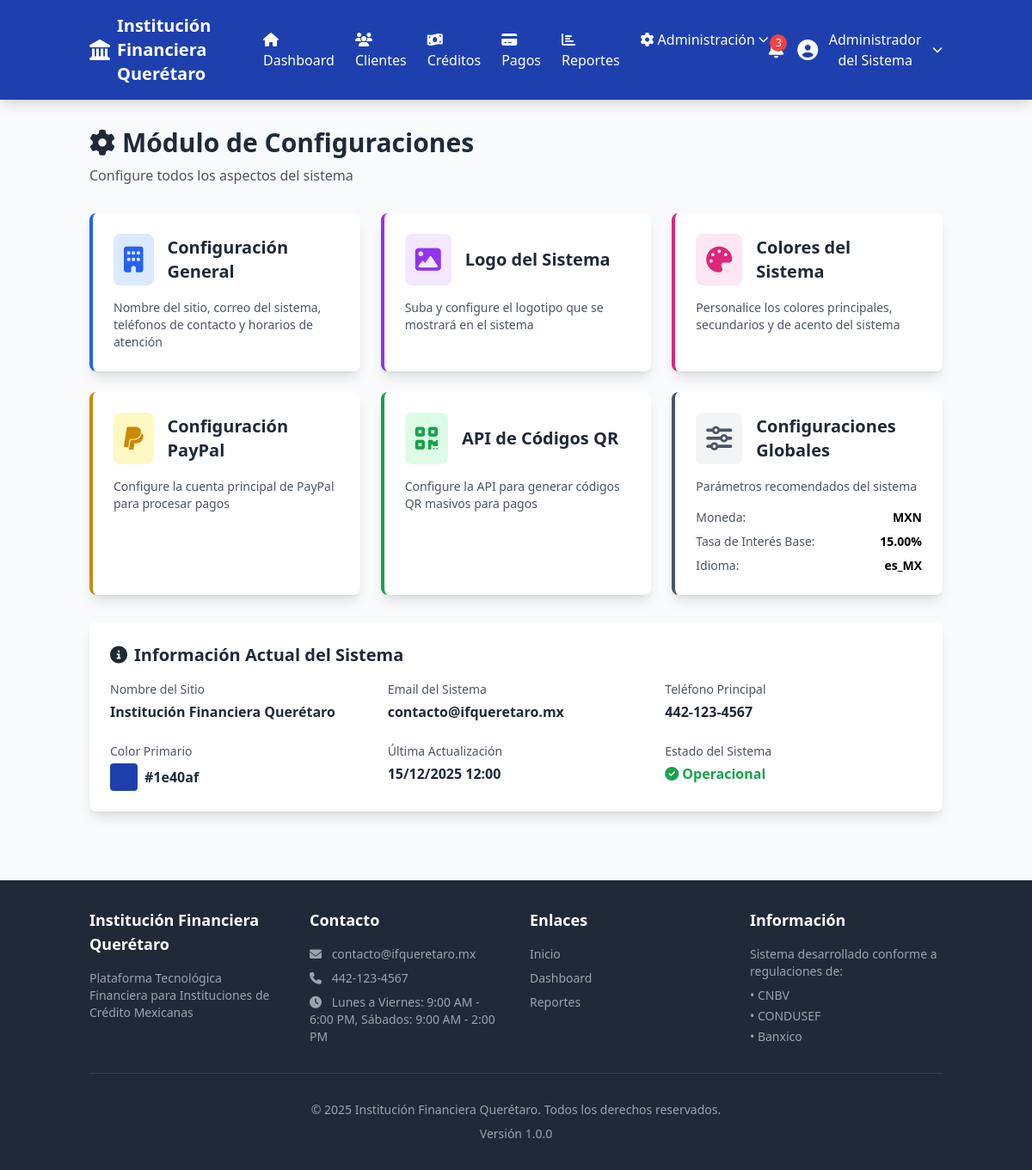
Page /configuracion (signed in) on the committed database.
### tables this page shows
CREATE TABLE IF NOT EXISTS configuracion (
    id INT AUTO_INCREMENT PRIMARY KEY,
    nombre_sitio VARCHAR(255) DEFAULT 'Plataforma Financiera Mexicana',
    logo_url VARCHAR(500) DEFAULT NULL,
    email_sistema VARCHAR(255) DEFAULT 'info@plataformafinanciera.mx',
    telefono_contacto VARCHAR(50) DEFAULT NULL,
    telefono_secundario VARCHAR(50) DEFAULT NULL,
    horario_atencion TEXT DEFAULT NULL,
    color_primario VARCHAR(7) DEFAULT '#1e40af',
    color_secundario VARCHAR(7) DEFAULT '#3b82f6',
    color_acento VARCHAR(7) DEFAULT '#06b6d4',
    paypal_email VARCHAR(255) DEFAULT NULL,
    paypal_client_id VARCHAR(500) DEFAULT NULL,
    paypal_secret VARCHAR(500) DEFAULT NULL,
    api_qr_key VARCHAR(500) DEFAULT NULL,
    api_qr_url VARCHAR(500) DEFAULT NULL,
    moneda_default VARCHAR(3) DEFAULT 'MXN',
    idioma_default VARCHAR(5) DEFAULT 'es_MX',
    tasa_interes_default DECIMAL(5,2) DEFAULT 15.00,
    created_at TIMESTAMP DEFAULT CURRENT_TIMESTAMP,
    updated_at TIMESTAMP DEFAULT CURRENT_TIMESTAMP ON UPDATE CURRENT_TIMESTAMP
);

### views/configuracion/index.php (the view)
<?php
$stmt = Database::getInstance()->query("SELECT * FROM configuracion WHERE id = 1");
$config = $stmt->fetch() ?: [];
require_once VIEWS_PATH . 'layouts/header.php';
?>
<div class="container mx-auto px-4">
    <div class="mb-8">
        <h1 class="text-3xl font-bold text-gray-800 mb-2">
            <i class="fas fa-cog mr-2"></i>Módulo de Configuraciones
        </h1>
        <p class="text-gray-600">Configure todos los aspectos del sistema</p>
    </div>
    <div class="grid grid-cols-1 md:grid-cols-2 lg:grid-cols-3 gap-6">
        <a href="<?php echo BASE_URL; ?>/configuracion/general" class="bg-white rounded-lg shadow-lg p-6 hover:shadow-xl transition duration-200 border-l-4 border-blue-600">
            <div class="flex items-center mb-4">
                <div class="bg-blue-100 p-3 rounded-lg">
                    <i class="fas fa-building text-3xl text-blue-600"></i>
                </div>
                <h3 class="text-xl font-bold text-gray-800 ml-4">Configuración General</h3>
            </div>
            <p class="text-gray-600 text-sm">
                Nombre del sitio, correo del sistema, teléfonos de contacto y horarios de atención
            </p>
        </a>
        <a href="<?php echo BASE_URL; ?>/configuracion/logo" class="bg-white rounded-lg shadow-lg p-6 hover:shadow-xl transition duration-200 border-l-4 border-purple-600">
            <div class="flex items-center mb-4">
                <div class="bg-purple-100 p-3 rounded-lg">
                    <i class="fas fa-image text-3xl text-purple-600"></i>
                </div>
                <h3 class="text-xl font-bold text-gray-800 ml-4">Logo del Sistema</h3>
            </div>
            <p class="text-gray-600 text-sm">
                Suba y configure el logotipo que se mostrará en el sistema
            </p>
        </a>
        <a href="<?php echo BASE_URL; ?>/configuracion/colores" class="bg-white rounded-lg shadow-lg p-6 hover:shadow-xl transition duration-200 border-l-4 border-pink-600">
            <div class="flex items-center mb-4">
                <div class="bg-pink-100 p-3 rounded-lg">
                    <i class="fas fa-palette text-3xl text-pink-600"></i>
                </div>
                <h3 class="text-xl font-bold text-gray-800 ml-4">Colores del Sistema</h3>
            </div>
            <p class="text-gray-600 text-sm">
                Personalice los colores principales, secundarios y de acento del sistema
            </p>
        </a>
        <a href="<?php echo BASE_URL; ?>/configuracion/paypal" class="bg-white rounded-lg shadow-lg p-6 hover:shadow-xl transition duration-200 border-l-4 border-yellow-600">
            <div class="flex items-center mb-4">
                <div class="bg-yellow-100 p-3 rounded-lg">
                    <i class="fab fa-paypal text-3xl text-yellow-600"></i>
                </div>
                <h3 class="text-xl font-bold text-gray-800 ml-4">Configuración PayPal</h3>
            </div>
            <p class="text-gray-600 text-sm">
                Configure la cuenta principal de PayPal para procesar pagos
            </p>
        </a>
        <a href="<?php echo BASE_URL; ?>/configuracion/apiQr" class="bg-white rounded-lg shadow-lg p-6 hover:shadow-xl transition duration-200 border-l-4 border-green-600">
            <div class="flex items-center mb-4">
                <div class="bg-green-100 p-3 rounded-lg">
                    <i class="fas fa-qrcode text-3xl text-green-600"></i>
                </div>
                <h3 class="text-xl font-bold text-gray-800 ml-4">API de Códigos QR</h3>
            </div>
            <p class="text-gray-600 text-sm">
                Configure la API para generar códigos QR masivos para pagos
            </p>
        </a>
        <div class="bg-white rounded-lg shadow-lg p-6 border-l-4 border-gray-600">
            <div class="flex items-center mb-4">
                <div class="bg-gray-100 p-3 rounded-lg">
                    <i class="fas fa-sliders-h text-3xl text-gray-600"></i>
                </div>
                <h3 class="text-xl font-bold text-gray-800 ml-4">Configuraciones Globales</h3>
            </div>
            <p class="text-gray-600 text-sm mb-4">
                Parámetros recomendados del sistema
            </p>
            <div class="space-y-2 text-sm">
                <div class="flex justify-between">
                    <span class="text-gray-600">Moneda:</span>
                    <span class="font-semibold"><?php echo $config['moneda_default'] ?? 'MXN'; ?></span>
                </div>
                <div class="flex justify-between">
                    <span class="text-gray-600">Tasa de Interés Base:</span>
                    <span class="font-semibold"><?php echo $config['tasa_interes_default'] ?? 15.00; ?>%</span>
                </div>
                <div class="flex justify-between">
                    <span class="text-gray-600">Idioma:</span>
                    <span class="font-semibold"><?php echo $config['idioma_default'] ?? 'es_MX'; ?></span>
                </div>
            </div>
        </div>
    </div>
    <div class="mt-8 bg-white rounded-lg shadow-lg p-6">
        <h3 class="text-xl font-bold text-gray-800 mb-4">
            <i class="fas fa-info-circle mr-2"></i>Información Actual del Sistema
        </h3>
        <div class="grid grid-cols-1 md:grid-cols-2 lg:grid-cols-3 gap-6">
            <div>
                <p class="text-sm text-gray-600 mb-1">Nombre del Sitio</p>
                <p class="font-semibold text-gray-800"><?php echo htmlspecialchars($config['nombre_sitio'] ?? SITE_NAME); ?></p>
            </div>
            <div>
                <p class="text-sm text-gray-600 mb-1">Email del Sistema</p>
                <p class="font-semibold text-gray-800"><?php echo htmlspecialchars($config['email_sistema'] ?? SITE_EMAIL); ?></p>
            </div>
            <div>
                <p class="text-sm text-gray-600 mb-1">Teléfono Principal</p>
                <p class="font-semibold text-gray-800"><?php echo htmlspecialchars($config['telefono_contacto'] ?? 'No configurado'); ?></p>
            </div>
            <div>
                <p class="text-sm text-gray-600 mb-1">Color Primario</p>
                <div class="flex items-center">
                    <div class="w-8 h-8 rounded mr-2" style="background-color: <?php echo $config['color_primario'] ?? '#1e40af'; ?>"></div>
                    <span class="font-semibold text-gray-800"><?php echo $config['color_primario'] ?? '#1e40af'; ?></span>
                </div>
            </div>
            <div>
                <p class="text-sm text-gray-600 mb-1">Última Actualización</p>
                <p class="font-semibold text-gray-800">
                    <?php echo isset($config['updated_at']) ? date('d/m/Y H:i', strtotime($config['updated_at'])) : 'N/A'; ?>
                </p>
            </div>
            <div>
                <p class="text-sm text-gray-600 mb-1">Estado del Sistema</p>
                <p class="font-semibold text-green-600">
                    <i class="fas fa-check-circle mr-1"></i>Operacional
                </p>
            </div>
        </div>
    </div>
</div>
<?php require_once VIEWS_PATH . 'layouts/footer.php'; ?>

### views/layouts/header.php (shortened to what the rows shown need)
<!DOCTYPE html>
<html lang="es">
<head>
    <script src="https://cdn.tailwindcss.com"></script>
    <link rel="stylesheet" href="https://cdnjs.cloudflare.com/ajax/libs/font-awesome/6.4.0/css/all.min.css">
    <link href='https://cdn.jsdelivr.net/npm/fullcalendar@5.11.3/main.min.css' rel='stylesheet' />
</head>
<body class="bg-gray-50">
    <?php if (isset($_SESSION['user_id'])): ?>
        <nav class="bg-primary text-white shadow-lg">
            <div class="container mx-auto px-4">
                <div class="flex justify-between items-center py-4">
                    <div class="flex items-center space-x-8">
                        <a href="<?php echo BASE_URL; ?>/dashboard" class="flex items-center space-x-2">
                            <?php if (!empty($config['logo_url'])): ?>
                                <img src="<?php echo BASE_URL . $config['logo_url']; ?>" alt="Logo" class="h-10">
                            <?php else: ?>
                                <i class="fas fa-landmark text-2xl"></i>
                            <?php endif; ?>
                            <span class="font-bold text-xl"><?php echo $config['nombre_sitio'] ?? SITE_NAME; ?></span>
                        </a>
                        <div class="hidden md:flex space-x-6">
                            <a href="<?php echo BASE_URL; ?>/dashboard" class="hover:text-blue-200 transition">
                                <i class="fas fa-home mr-1"></i> Dashboard
                            </a>
                            <a href="<?php echo BASE_URL; ?>/clientes" class="hover:text-blue-200 transition">
                                <i class="fas fa-users mr-1"></i> Clientes
                            </a>
                            <a href="<?php echo BASE_URL; ?>/creditos" class="hover:text-blue-200 transition">
                                <i class="fas fa-money-bill-wave mr-1"></i> Créditos
                            </a>
                            <a href="<?php echo BASE_URL; ?>/pagos" class="hover:text-blue-200 transition">
                                <i class="fas fa-credit-card mr-1"></i> Pagos
                            </a>
                            <a href="<?php echo BASE_URL; ?>/reportes" class="hover:text-blue-200 transition">
                                <i class="fas fa-chart-bar mr-1"></i> Reportes
                            </a>
                            <?php if (in_array($_SESSION['user_role'], ['admin', 'gerente'])): ?>
                            <div class="relative group">
                                <button class="hover:text-blue-200 transition flex items-center">
                                    <i class="fas fa-cog mr-1"></i> Administración
                                    <i class="fas fa-chevron-down ml-1 text-xs"></i>
                                </button>
                            </div>
                            <?php endif; ?>
                        </div>
                    </div>
                    <div class="flex items-center space-x-4">
                        <button class="relative hover:text-blue-200 transition">
                            <span class="absolute -top-1 -right-1 bg-red-500 text-white text-xs rounded-full h-5 w-5 flex items-center justify-center">3</span>
                        </button>
                        <div class="relative group">
                            <button class="flex items-center space-x-2 hover:text-blue-200 transition">
                                <i class="fas fa-user-circle text-2xl"></i>
                                <span class="hidden md:inline"><?php echo $_SESSION['nombre_completo'] ?? $_SESSION['username']; ?></span>
                                <i class="fas fa-chevron-down text-xs"></i>
                            </button>
                        </div>
                    </div>
                </div>
            </div>
        </nav>
    <?php endif; ?>
    <main class="<?php echo isset($_SESSION['user_id']) ? 'py-8' : ''; ?>">

### views/layouts/footer.php (shortened to what the rows shown need)
    </main>
    <footer class="bg-gray-800 text-white mt-12">
        <div class="container mx-auto px-4 py-8">
            <div class="grid grid-cols-1 md:grid-cols-4 gap-8">
                <div>
                    <h3 class="font-bold text-lg mb-4">
                        <?php echo $config['nombre_sitio'] ?? SITE_NAME; ?>
                    </h3>
                    <p class="text-gray-400 text-sm">
                        Plataforma Tecnológica Financiera para Instituciones de Crédito Mexicanas
                    </p>
                </div>
                <div>
                    <h3 class="font-bold text-lg mb-4">Contacto</h3>
                    <p class="text-gray-400 text-sm">
                        <i class="fas fa-envelope mr-2"></i>
                        <?php echo $config['email_sistema'] ?? SITE_EMAIL; ?>
                    </p>
                    <?php if (!empty($config['telefono_contacto'])): ?>
                    <p class="text-gray-400 text-sm mt-2">
                        <i class="fas fa-phone mr-2"></i>
                        <?php echo $config['telefono_contacto']; ?>
                    </p>
                    <?php endif; ?>
                    <?php if (!empty($config['horario_atencion'])): ?>
                    <p class="text-gray-400 text-sm mt-2">
                        <i class="fas fa-clock mr-2"></i>
                        <?php echo nl2br($config['horario_atencion']); ?>
                    </p>
                    <?php endif; ?>
                </div>
                <div>
                    <h3 class="font-bold text-lg mb-4">Enlaces</h3>
                    <ul class="text-gray-400 text-sm space-y-2">
                        <li><a href="<?php echo BASE_URL; ?>" class="hover:text-white transition">Inicio</a></li>
                        <li><a href="<?php echo BASE_URL; ?>/dashboard" class="hover:text-white transition">Dashboard</a></li>
                        <li><a href="<?php echo BASE_URL; ?>/reportes" class="hover:text-white transition">Reportes</a></li>
                    </ul>
                </div>
                <div>
                    <h3 class="font-bold text-lg mb-4">Información</h3>
                    <p class="text-gray-400 text-sm">
                        Sistema desarrollado conforme a regulaciones de:
                    </p>
                    <ul class="text-gray-400 text-sm mt-2 space-y-1">
                        <li>• CNBV</li>
                        <li>• CONDUSEF</li>
                        <li>• Banxico</li>
                    </ul>
                </div>
            </div>
            <div class="border-t border-gray-700 mt-8 pt-8 text-center text-gray-400 text-sm">
                <p>&copy; <?php echo date('Y'); ?> <?php echo $config['nombre_sitio'] ?? SITE_NAME; ?>. Todos los derechos reservados.</p>
                <p class="mt-2">Versión <?php echo SITE_VERSION; ?></p>
            </div>
        </div>
    </footer>
</body>
</html>

### rows in the picture
configuracion: nombre_sitio "Institución Financiera Querétaro", moneda_default "MXN", tasa_interes_default "15.00", idioma_default "es_MX", email_sistema "contacto@ifqueretaro.mx", telefono_contacto "442-123-4567", color_primario "#1e40af", updated_at "15/12/2025 12:00", horario_atencion "Lunes a Viernes: 9:00 AM - 6:00 PM, Sábados: 9:00 AM - 2:00 PM"

### other values in the picture
$_SESSION['nombre_completo'] "Administrador del Sistema"
SITE_VERSION "1.0.0"
